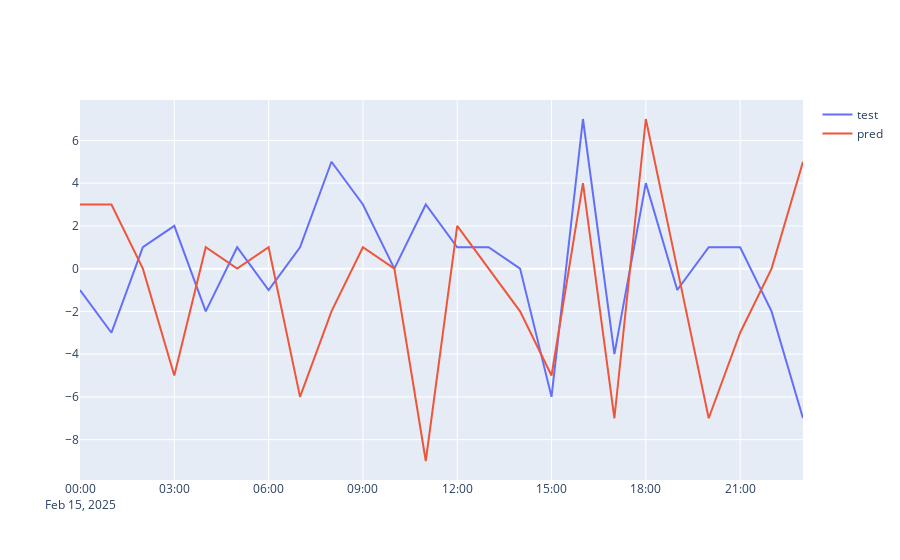

Notebook cell for this chart:
### Code cell
from sklearn.metrics import mean_absolute_error as MAE
import plotly.graph_objects as go
dh = df_test[df_test.station.astype(str) == chatelet]['datehour'].iloc[:24].to_list()
# MAE(y_test, y_pred)
data = pd.DataFrame({'dh' : dh, 'test' : y_test, 'pred' : y_pred})
fig = go.Figure()
fig.add_scatter(x=data['dh'], y=data['test'], name='test')
fig.add_scatter(x=data['dh'], y=data['pred'], name='pred')
fig.show()
